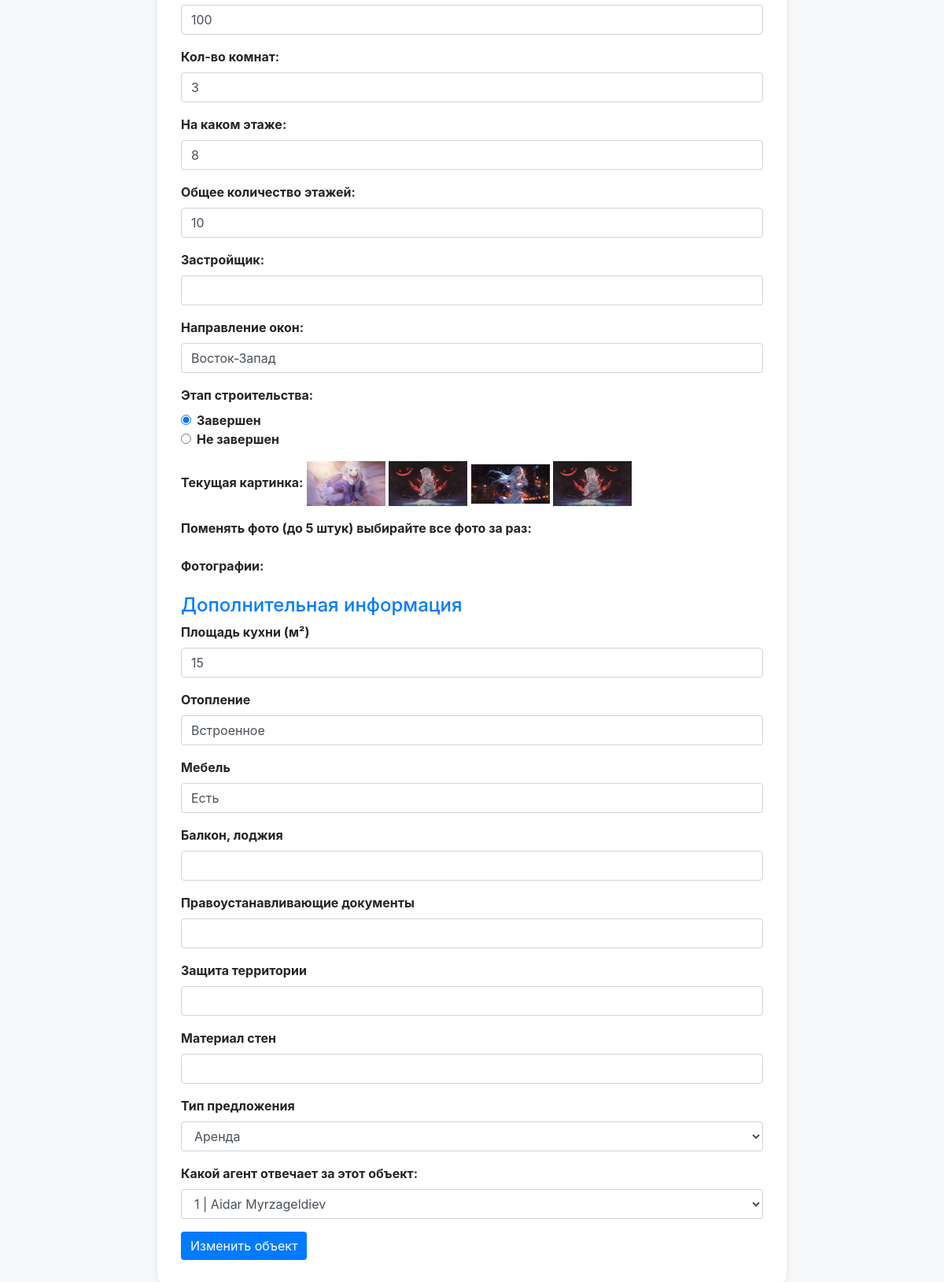
The app's page /private/object/change/1 (lower part), older data.
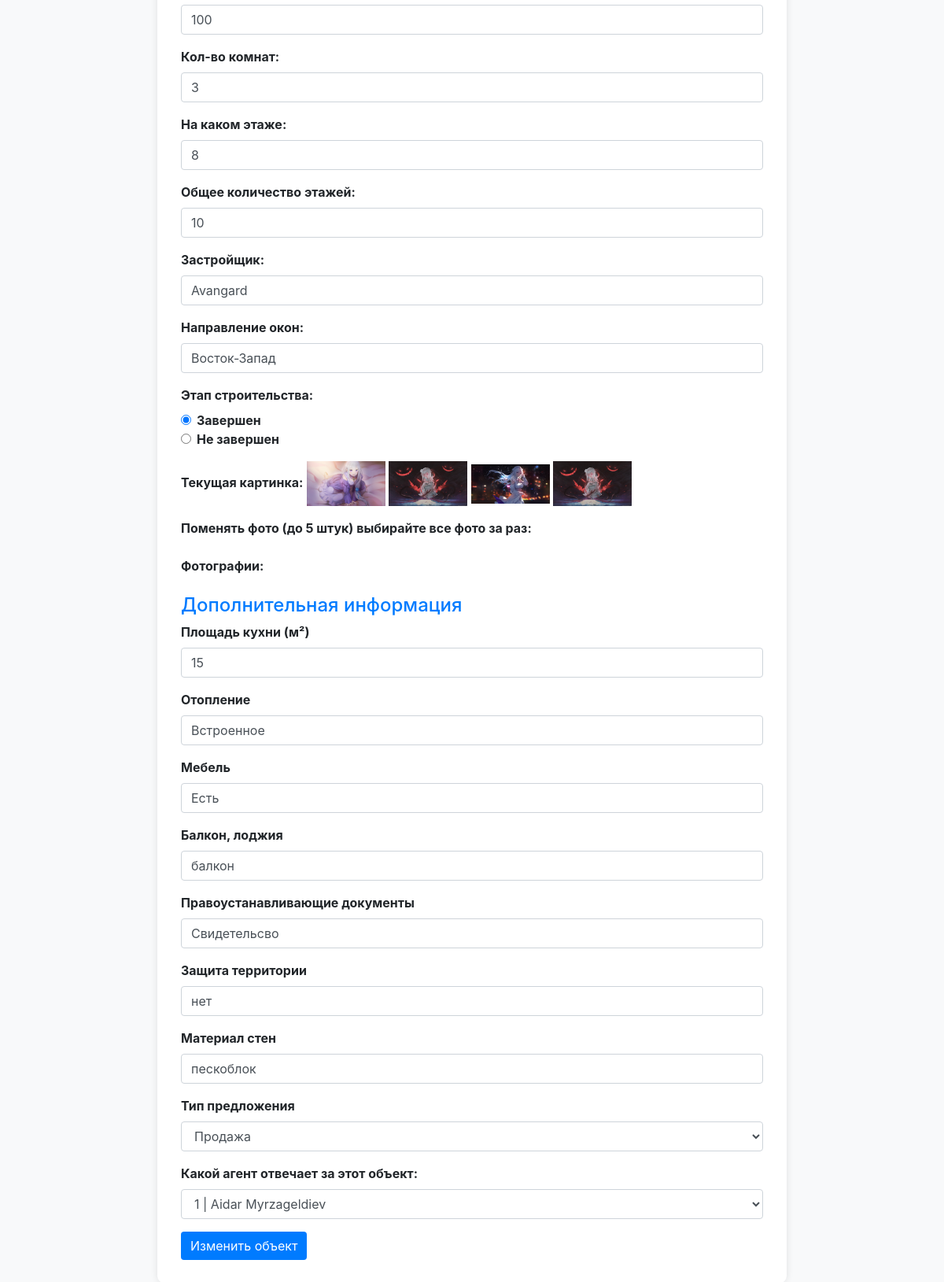
The same page, newer data.
### objects/models.py (models this page shows, shortened)
class ObjectAd(models.Model):
    AD_TYPES = [
        ('Аренда', 'Аренда'),
        ('Продажа', 'Продажа')
    ]
    STATUS = [
        ('completed', 'Завершен'),
        ('incomplete', 'Не завершен')
    ]
    rooms = models.IntegerField(null=True, blank=True)
    current_floor = models.IntegerField(blank=True, null=True)
    total_floors = models.IntegerField(blank=True, null=True)
    otoplenie = models.CharField(max_length=50, null=True, blank=True)
    furniture = models.CharField(max_length=50, null=True, blank=True)
    balcony = models.CharField(max_length=50, null=True, blank=True)
    series = models.IntegerField(null=True, blank=True)
    window_direction = models.CharField(max_length=100, null=True, blank=True)
    security = models.CharField(max_length=50, null=True, blank=True)
    area = models.IntegerField()
    city = models.CharField(max_length=50, null=True, blank=True)
    address = models.CharField(max_length=100)
    latitude = models.CharField(max_length=30, null=True, blank=True)  # Широта
    longitude = models.CharField(max_length=30, null=True, blank=True)  # Долгота
    zastroishik = models.CharField(max_length=50, null=True, blank=True)
    ad_type = models.CharField(max_length=10, choices=AD_TYPES, default='Продажа')
    price = models.DecimalField(max_digits=11, decimal_places=2)
    date_created = models.DateTimeField(auto_now_add=True)
    kitchens_area = models.IntegerField()
    documents = models.CharField(max_length=50, null=True, blank=True)
    walls_material = models.CharField(max_length=50, null=True, blank=True)
    status = models.CharField(max_length=20, choices=STATUS, blank=True, null=True, default='completed')
    category = models.ForeignKey(to=Category, related_name='category', on_delete=models.SET_NULL, null=True, blank=True)
    district = models.ForeignKey(to=District, related_name='district', on_delete=models.SET_NULL, null=True, blank=True)
    agent = models.ForeignKey(to=Agent, related_name='agent_object', on_delete=models.SET_NULL, null=True, blank=True)

class ObjectImage(models.Model):
    image = models.ImageField(upload_to=get_image_path)
    object_ad = models.ForeignKey(ObjectAd, related_name='images', on_delete=models.CASCADE)

### adminus/views.py (the view, shortened to what this page needs)
# urls.py: path('object/change/<int:pk>', views.AdminChangeObject.as_view(), name='change_object'),
class AdminChangeObject(UpdateView):
    model = ObjectAd
    template_name = 'adminus/update_nedvij.html'
    form_class = ObjectForm
    success_url = reverse_lazy('adminus:objects')

### objects/models.py (called while the page is built)
    def __str__(self):
        return self.category_name

    def __str__(self):
        return self.district_name

### users/models.py (called while the page is built)
    def __str__(self):
        return f'{self.id} | {self.full_name}'

### adminus/templates/adminus/update_nedvij.html (shortened to what this page needs)
<!DOCTYPE html>
<html lang="en">
<head>
    <link rel="stylesheet" href="https://stackpath.bootstrapcdn.com/bootstrap/4.5.2/css/bootstrap.min.css">
</head>
<body>
    <div class="container">
        <form action="{% url 'adminus:change_object' object.id %}" method="post" enctype="multipart/form-data">
            <div class="form-group">
                {{ form.area }}
            </div>
            <div class="form-group">
                <label for="{{ form.rooms.if_for_label }}">Кол-во комнат:</label>
                {{ form.rooms }}
            </div>
            <div class="form-group">
                <label for="{{ form.current_floor.id_for_label }}">На каком этаже:</label>
                {{ form.current_floor }}
            </div>
            <div class="form-group">
                <label for="{{ form.total_floors.id_for_label }}">Общее количество этажей:</label>
                {{ form.total_floors }}
            </div>
            <div class="form-group">
                <label for="{{ form.zastroishik.id_for_label }}">Застройщик:</label>
                {{ form.zastroishik }}
            </div>
            <div class="form-group">
                <label for="{{ form.window_direction.id_for_label }}">Направление окон:</label>
                {{ form.window_direction }}
            </div>
            <div class="form-group">
                <label for="{{ form.construction_stage.id_for_label }}">Этап строительства:</label>
                <div class="form-check">
                    <input class="form-check-input" type="radio" name="{{ form.status.name }}" id="{{ form.status.id_for_label }}_completed" value="completed"
                        {% if object.status == 'completed' %} checked {% endif %}>
                    <label class="form-check-label" for="{{ form.status.id_for_label }}_completed">Завершен</label>
                </div>
                <div class="form-check">
                    <input class="form-check-input" type="radio" name="{{ form.status.name }}" id="{{ form.status.id_for_label }}_incomplete" value="incomplete"
                        {% if object.status == 'incomplete' %} checked {% endif %}>
                    <label class="form-check-label" for="{{ form.status.id_for_label }}_incomplete">Не завершен</label>
                </div>
            </div>
            <div class="form-group">
                <label for="photo">Текущая картинка:</label>
                    {% for image in object.images.all %}
                        <img src="{{ image.image.url }}" alt="" width="100">
                    {% endfor %}
            </div>
            <div class="form-group">
                <label for="{{ form.images.id_for_label }}">Поменять фото (до 5 штук) выбирайте все фото за раз:</label>
            </div>
            <div class="form-group">
                <label for="uploadedPhotos">Фотографии:</label>
            </div>
            <h4 style="color: #007bff!important;">Дополнительная информация</h4>
            <div class="form-group">
                <label for="{{ form.kitchens_area.id_for_label }}">Площадь кухни (м²)</label>
                {{ form.kitchens_area }}
            </div>
            <div class="form-group">
                <label for="{{ form.otoplenie.id_for_label }}">Отопление</label>
                {{ form.otoplenie }}
            </div>
            <div class="form-group">
                <label for="{{ form.furniture.id_for_label }}">Мебель</label>
                {{ form.furniture }}
            </div>
            <div class="form-group">
                <label for="{{ form.balcony.id_for_label }}">Балкон, лоджия</label>
                {{ form.balcony }}
            </div>
            <div class="form-group">
                <label for="{{ form.documents.id_for_label }}">Правоустанавливающие документы</label>
                {{ form.documents }}
            </div>
            <div class="form-group">
                <label for="{{ form.security.id_for_label }}">Защита территории</label>
                {{ form.security }}
            </div>
            <div class="form-group">
                <label for="{{ form.walls_material.id_for_label }}">Материал стен</label>
                {{ form.walls_material }}
            </div>
            <div class="form-group">
                <label for="{{ form.ad_type.id_for_label }}">Тип предложения</label>
                {{ form.ad_type }}
            </div>
            <div class="form-group">
                <label for="{{ form.agent.id_for_label }}">Какой агент отвечает за этот объект:</label>
                {{ form.agent }}
            </div>
            <button type="submit" class="btn btn-submit">Изменить объект</button>
        </form>
    </div>
</body>
</html>

### adminus/templates/adminus/update_nedvij.html (style rules this page uses)
body { background-color: #f8f9fa; }
.container { max-width: 800px; margin: 0 auto; padding: 30px; background-color: #ffffff; border-radius: 10px; box-shadow: 0px 0px 10px rgba(0, 0, 0, 0.1); }
.form-group label { font-weight: bold; }
.btn-submit { background-color: #007bff; color: #ffffff; border: none; }

Row changes from the older to the newer data that the page shows:
changed ObjectAd "Восток-Запад": zastroishik (not shown) → "Avangard"; balcony (not shown) → "балкон"; documents (not shown) → "Свидетельсво"; security (not shown) → "нет"; walls_material (not shown) → "пескоблок"; ad_type "Аренда" → "Продажа"
